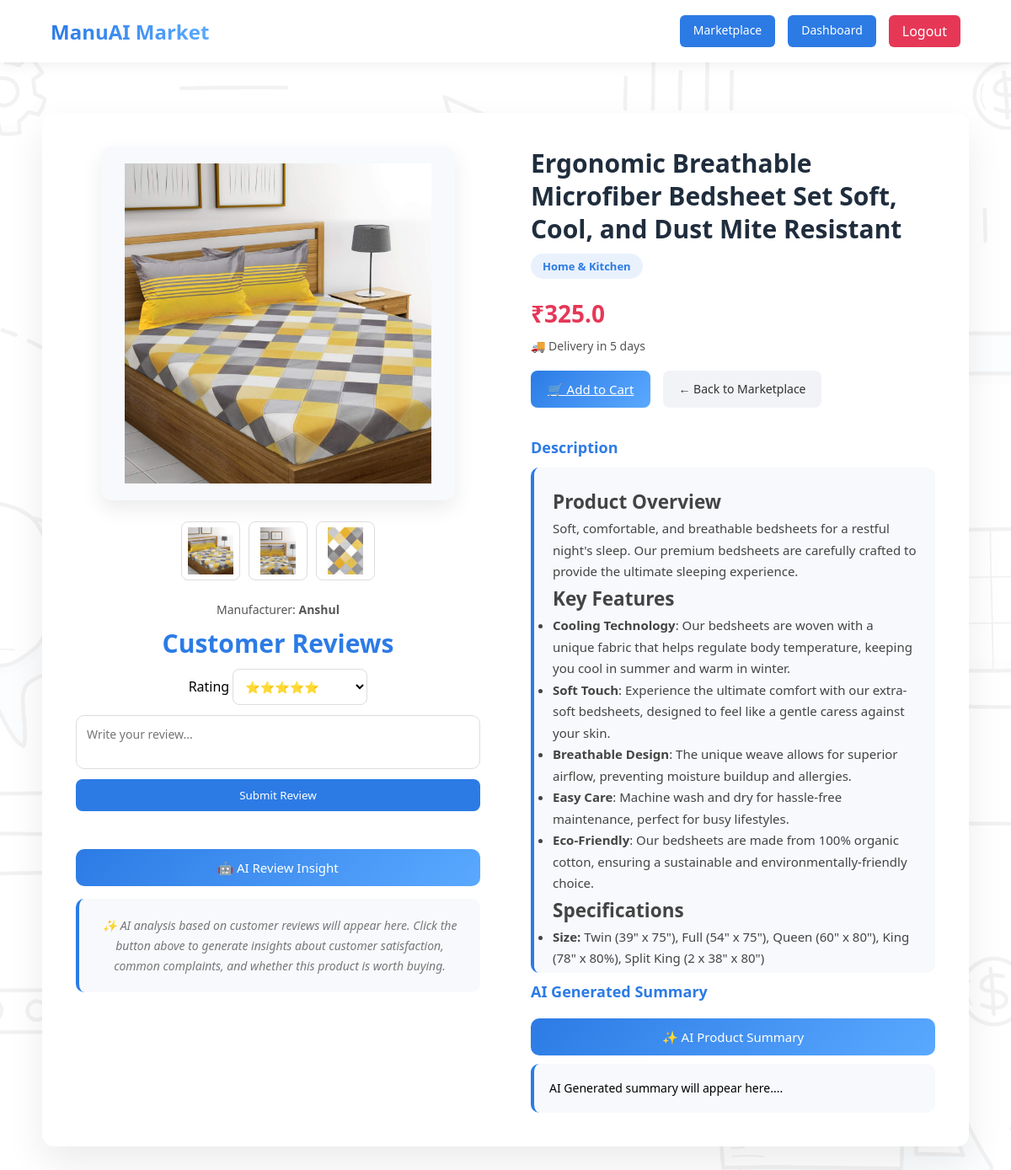
/product/5, run on the app's committed database.
### models.py (models this page shows)
class Product(db.Model):
    __tablename__ = "product"
    id = db.Column(db.Integer, primary_key=True)
    name = db.Column(db.String(200), nullable=False)
    title = db.Column(db.String(300))
    description = db.Column(db.String(1000), nullable=False)
    price = db.Column(db.Float)
    manufacturing_cost = db.Column(db.Float)
    delivery_time = db.Column(db.Integer)
    manufacturing_id = db.Column(db.Integer, db.ForeignKey('user.id'))
    manufacturer = db.relationship('User', backref='products')
    category = db.Column(db.String(100))
    image1 = db.Column(db.String(200))
    image2 = db.Column(db.String(200))
    image3 = db.Column(db.String(200))
    image4 = db.Column(db.String(200))

class User(db.Model):
    id = db.Column(db.Integer , primary_key = True)
    name = db.Column(db.String(200) , nullable = False)
    email = db.Column(db.String(200) ,nullable = False ,unique = True)
    password = db.Column(db.String(200) ,nullable = False)
    role = db.Column(db.String(50),nullable = False)

### app.py (the view)
@app.route("/product/<int:id>")
def product_detail(id):
    product = Product.query.get(id)
    reviews = Review.query.filter_by(product_id=id).all()
    return render_template(
        "product_detail.html",
        product=product,
        reviews=reviews
    )

### templates/product_detail.html (shortened to what this page needs)
<!DOCTYPE html>
<html>
<head>
<link rel="stylesheet" href="{{ url_for('static', filename='css/product_detail.css') }}">
</head>
<body>
<div class="navbar">
<div class="logo">ManuAI Market</div>
<div class="nav-right">
<a href="/products" class="nav-btn">Marketplace</a>
<a href="/dashboard" class="nav-btn">Dashboard</a>
<a href="/logout" class="logout-btn">Logout</a>
</div>
</div>
<div class="product-detail-container">
<div class="product-images">
<img id="main-image"
class="main-image"
src="{{ url_for('static', filename='uploads/' + product.image1) }}">
<div class="thumbnail-row">
{% if product.image1 %}
<img src="{{ url_for('static', filename='uploads/' + product.image1) }}"
onclick="changeImage(this)">
{% endif %}
{% if product.image2 %}
<img src="{{ url_for('static', filename='uploads/' + product.image2) }}"
onclick="changeImage(this)">
{% endif %}
{% if product.image3 %}
<img src="{{ url_for('static', filename='uploads/' + product.image3) }}"
onclick="changeImage(this)">
{% endif %}
</div>
<p class="manufacturer">
    Manufacturer: <strong>{{ product.manufacturer.name }}</strong>
</p>
<h2 class="review-title"><b>Customer Reviews</b></h2>
<form action="/add-review/{{ product.id }}" method="POST" class="review-form">
<div class="review-row">
<label>Rating</label>
<select name="rating">
<option value="5">⭐⭐⭐⭐⭐</option>
</select>
</div>
<textarea
name="comment"
placeholder="Write your review..."
required
></textarea>
<button type="submit">Submit Review</button>
</form>
<button onclick="getReviewAI()" class="ai-btn">
🤖 AI Review Insight
</button>
<div id="ai-review-result" class="ai-review-box">
<div class="ai-placeholder">
✨ AI analysis based on customer reviews will appear here.
Click the button above to generate insights about
customer satisfaction, common complaints, and
whether this product is worth buying.
</div>
</div>
</div>
<div class="product-info">
<h1>{{ product.title }}</h1>
<span class="category">{{ product.category }}</span>
<h2 class="price">₹{{ product.price }}</h2>
<p class="delivery">🚚 Delivery in {{ product.delivery_time }} days</p>
<div class="product-actions">
<a href="/add-to-cart/{{ product.id }}" class="cart-btn">
🛒 Add to Cart
</a>
<a href="/products" class="back-btn">← Back to Marketplace</a>
</div>
<h3>Description</h3>
<div class="description">
{{ product.description | safe }}
</div>
<h3>AI Generated Summary</h3>
<button onclick="getAISummary()" class="ai-btn">
✨ AI Product Summary
</button>
<div id="ai-summary" class="ai-box" >AI Generated summary will appear here....</div>
</div>
</div>
</body>
</html>

### static/css/product_detail.css (style rules this page uses)
* { margin:0; padding:0; box-sizing:border-box; font-family:'Segoe UI',sans-serif; }
body { min-height:100vh; background:url("../images/background image.jpg") no-repeat center center; background-size:cover; position:relative; }
body::before { content:""; position:fixed; top:0; left:0; width:100%; height:100%; background:rgba(255,255,255,0.95); z-index:-1; }
.navbar { display:flex; justify-content:space-between; align-items:center; padding:18px 60px; background:white; box-shadow:0 4px 15px rgba(0,0,0,0.06); }
.logo { font-size:24px; font-weight:700; background:linear-gradient(90deg,#2c7be5,#5aa9ff); background-clip: text; -webkit-background-clip:text; -webkit-text-fill-color:transparent; }
.nav-right { display:flex; gap:15px; }
.nav-btn { text-decoration:none; background:#2c7be5; color:white; padding:8px 16px; border-radius:6px; font-size:14px; transition:0.25s; }
.logout-btn { text-decoration:none; background:#e63757; color:white; padding:8px 16px; border-radius:6px; transition:0.25s; }
.product-detail-container { max-width:1100px; margin:60px auto; display:grid; grid-template-columns: 1fr 1fr; gap:60px; background:white; padding:40px; border-radius:14px; box-shadow:0 20px 45px rgba(0,0,0,0.08); align-items:start; }
.product-images { flex:1; text-align:center; width:100%; }
.main-image { width:100%; max-width:420px; height:420px; object-fit:contain; background:#f7f9fc; padding:20px; border-radius:12px; box-shadow:0 10px 25px rgba(0,0,0,0.08); transition:0.3s; }
.thumbnail-row { display:flex; justify-content:center; gap:10px; margin-top:20px; margin-bottom:25px; flex-wrap:wrap; }
.thumbnail-row img { width:70px; height:70px; object-fit:contain; background:white; border-radius:8px; border:1px solid #ddd; padding:6px; cursor:pointer; transition:0.25s; }
.product-info { flex:1; display:flex; flex-direction:column; width:100%; }
.product-info h1 { font-size:30px; margin-bottom:10px; color:#1f2d3d; line-height:1.3; }
.category { display:inline-block; width:fit-content; background:rgba(44,123,229,0.1); color:#2c7be5; padding:6px 14px; border-radius:20px; font-size:13px; margin-bottom:12px; font-weight:600; }
.price { color:#e63757; font-size:28px; font-weight:700; margin:10px 0; }
.delivery { font-size:14px; color:#555; margin-bottom:20px; }
.product-actions { display:flex; gap:15px; margin-bottom:25px; }
.cart-btn { background:linear-gradient(135deg,#2c7be5,#5aa9ff); color:white; border:none; padding:12px 20px; border-radius:8px; font-size:15px; cursor:pointer; transition:0.25s; }
.back-btn { text-decoration:none; background:#f1f3f6; color:#333; padding:12px 18px; border-radius:8px; font-size:14px; transition:0.2s; }
.product-info h3 { margin-top:10px; font-size:18px; color:#2c7be5; }
.description { margin-top:12px; line-height:1.7; font-size:15px; color:#444; background:#f7f9fc; padding:22px; border-radius:10px; border-left:4px solid #2c7be5; max-height:600px; overflow:auto; }
.ai-btn { background:linear-gradient(135deg,#2c7be5,#5aa9ff); color:white; border:none; padding:10px 18px; border-radius:8px; cursor:pointer; margin-top:10px; }
.ai-box { background:#f7f9fc; border-left:4px solid #2c7be5; padding:18px; border-radius:10px; margin-top:10px; font-size:14px; line-height:1.6; }
.review-title { font-size:30px; color:#2c7be5; font-weight:500; margin-bottom:10px; }
.review-form { display:flex; flex-direction:column; gap:12px; margin-bottom:25px; }
.review-form select { padding:10px; border-radius:8px; border:1px solid #ddd; font-size:14px; background:white; min-width:160px; }
.review-form textarea { flex:1; height:80px; padding:12px; border-radius:10px; border:1px solid #ddd; font-size:14px; resize:none; }
.review-form button { background:#2c7be5; color:white; border:none; padding:10px 18px; border-radius:8px; cursor:pointer; font-weight:500; transition:0.25s; }
.ai-btn { margin-top:20px; width:100%; background:linear-gradient(135deg,#2c7be5,#5aa9ff); color:white; border:none; padding:12px; border-radius:10px; font-size:15px; cursor:pointer; transition:0.25s; }
.ai-review-box { margin-top:15px; background:#f7f9fc; padding:20px; border-radius:10px; border-left:4px solid #2c7be5; font-size:14px; line-height:1.7; color:#333; min-height:80px; transition:0.3s; }
.ai-placeholder { color:#777; font-style:italic; }
.manufacturer { font-size:14px; color:#555; margin-bottom:10px; }

### data on the page
Product: image1 (picture), image2 (picture), image3 (picture), title "Ergonomic Breathable Microfiber Bedsheet Set Soft, Cool, and Dust Mite Resistant", category "Home & Kitchen", price "325.0", delivery_time "5", description "Product Overview Soft, comfortable, and breathable bedsheets for a restful night's sleep. Our premium bedsheets are carefully crafted to provide the ultimate sleeping experience. Key Features Cooling Technology : Our bedsheets are woven with a unique fabric that helps regulate body temperature, keeping you cool in summer and warm in winter. Soft Touch : Experience the ultimate comfort with our extra-soft bedsheets, designed to feel like a gentle caress against your skin. Breathable Design : The unique weave allows for superior airflow, preventing moisture buildup and allergies. Easy Care : Machine wash and dry for hassle-free maintenance, perfect for busy lifestyles. Eco-Friendly : Our…"
User: manufacturer.name "Anshul"
